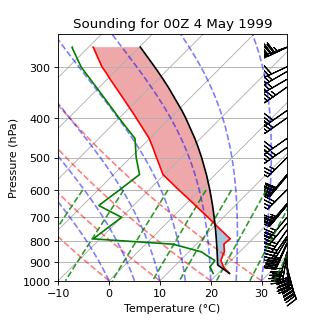

The script that drew this image:
import matplotlib.pyplot as plt
import numpy as np
import pandas as pd

import metpy.calc as mpcalc
from metpy.cbook import get_test_data
from metpy.plots import SkewT
from metpy.units import units

fig = plt.figure(figsize=(4, 4), dpi=150)
skew = SkewT(fig, rotation=45)

col_names = ['pressure', 'height', 'temperature', 'dewpoint', 'direction', 'speed']

df = pd.read_fwf(get_test_data('may4_sounding.txt', as_file_obj=False),
                 skiprows=5, usecols=[0, 1, 2, 3, 6, 7], names=col_names)

# Drop any rows with all NaN values for T, Td, winds
df = df.dropna(subset=('temperature', 'dewpoint', 'direction', 'speed'), how='all'
               ).reset_index(drop=True)

p = df['pressure'].values * units.hPa
t = df['temperature'].values * units.degC
td = df['dewpoint'].values * units.degC
wind_speed = df['speed'].values * units.knots
wind_dir = df['direction'].values * units.degrees
u, v = mpcalc.wind_components(wind_speed, wind_dir)
p_prof, t, td, prof = mpcalc.parcel_profile_with_lcl(p, t, td)

skew.plot(p_prof, t, 'r')
skew.plot(p_prof, td, 'g')
skew.plot(p_prof, prof, 'k')  # Plot parcel profile
skew.plot_barbs(p, u, v, y_clip_radius=0.11)

skew.ax.set_title('Sounding for 00Z 4 May 1999')
skew.ax.set_xlim(-10, 35)
skew.ax.set_xlabel(f'Temperature ({t.units:~})')
skew.ax.set_ylim(1000, 250)
skew.ax.set_ylabel(f'Pressure ({p_prof.units:~})')

# Add the relevant special lines
skew.plot_dry_adiabats()
skew.plot_moist_adiabats()
skew.plot_mixing_lines()
skew.shade_cin(p_prof, t, prof)
skew.shade_cape(p_prof, t, prof)

plt.show()
